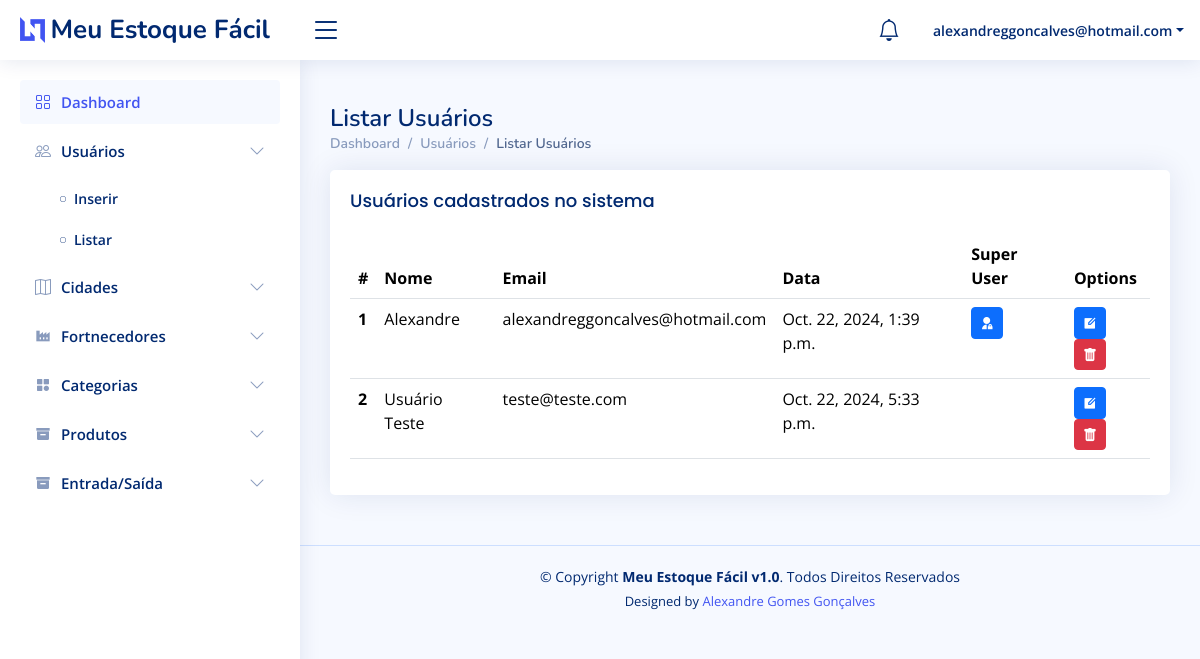
The page /usuario/listarUsuarios/ (signed in) on the database its author committed.
### authuser/models.py (models this page shows, shortened)
class User(AbstractBaseUser, PermissionsMixin):
    email = models.EmailField(blank=True, default='', unique=True)
    name  = models.CharField(max_length=255, blank=True, default='')
    is_active       = models.BooleanField(default=True)
    is_superuser    = models.BooleanField(default=True)
    is_staff        = models.BooleanField(default=True)
    date_joined = models.DateTimeField(default=timezone.now)
    last_login  = models.DateTimeField(blank=True, null=True)
    objects = CustomUserManager()
    USERNAME_FIELD  = 'email'
    EMAIL_FIELD     = 'email'
    REQUIRED_FIELDS = []
    class Meta:
        verbose_name        = 'User'
        verbose_name_plural = 'Users'

### usuario/views.py (the view)
# urls.py: path('listarUsuarios/', views.listarUsuarios, name='listarUsuarios'),
@login_required(login_url='/sistema/login/')
def listarUsuarios(request):
    User = get_user_model()
    users = User.objects.all()
    return render(request, 'listarUsuarios.html', {'users':users})

### usuario/templates/listarUsuarios.html
{% extends 'base.html' %}
{% load static %}
{% block navbar %}
    {% include 'sidebar.html' %}
{% endblock %}
{% block content %}
    {% block header %}
        {% include 'header.html' %}
    {% endblock %}
    <main id="main" class="main">
        <div class="pagetitle">
            <h1>Listar Usuários</h1>
            <nav>
                <ol class="breadcrumb">
                    <li class="breadcrumb-item"><a href="/dashboard/">Dashboard</a></li>
                    <li class="breadcrumb-item">Usuários</li>
                    <li class="breadcrumb-item active">Listar Usuários</li>
                </ol>
            </nav>
        </div>
        <section class="section">
            <div class="row">
                <div class="col-lg-12">
                    <div class="card">
                        <div class="card-body">
                            <h5 class="card-title">Usuários cadastrados no sistema</h5>
                            <table class="table table-hover">
                                <thead>
                                    <tr>
                                        <th scope="col">#</th>
                                        <th scope="col">Nome</th>
                                        <th scope="col">Email</th>
                                        <th scope="col">Data</th>
                                        <th scope="col">Super User</th>
                                        <th scope="col">Options</th>
                                    </tr>
                                </thead>
                                <tbody>
                                    {% for usuarios in users %}
                                    <tr>
                                        <th scope="row">{{usuarios.pk}}</th>
                                        <td>{{usuarios.name}}</td>
                                        <td>{{usuarios.email}}</td>
                                        <td>{{usuarios.date_joined}}</td>
                                        <td>
                                            {% if usuarios.is_superuser %}
                                                <button type="button" class="btn btn-sm btn-primary">
                                                    <i class="ri-admin-fill"></i>
                                                </button>
                                            {% endif %}
                                        </td>
                                        <td>
                                            <button type="button" class="btn btn-sm btn-primary">
                                                <i class="ri-edit-box-fill"></i>
                                            </button>
                                            <button type="button" class="btn btn-sm btn-danger">
                                                <i class="bi bi-trash-fill"></i>
                                            </button>
                                        </td>
                                    </tr>
                                    {% endfor %}
                                </tbody>
                            </table>
                        </div>
                    </div>
                </div>
            </div>
        </section>
    </main>
{% endblock %}

### sistema/templates/header.html (shortened to what this page needs)
{% load static %}
  <header id="header" class="header fixed-top d-flex align-items-center">
    <div class="d-flex align-items-center justify-content-between">
      <a href="/" class="logo d-flex align-items-center">
        <img src="{% static 'img/logo.png' %}" alt="">
        <span class="d-none d-lg-block">Meu Estoque Fácil</span>
      </a>
      <i class="bi bi-list toggle-sidebar-btn"></i>
    </div>
    <nav class="header-nav ms-auto">
      <ul class="d-flex align-items-center">
        <li class="nav-item dropdown">
          <a class="nav-link nav-icon" href="#" data-bs-toggle="dropdown">
            <i class="bi bi-bell"></i>
          </a>
        </li>
        <li class="nav-item dropdown pe-3">
          <a class="nav-link nav-profile d-flex align-items-center pe-0" href="#" data-bs-toggle="dropdown">
            <span class="d-none d-md-block dropdown-toggle ps-2">{{request.user}}</span>
          </a>
        </li>
      </ul>
    </nav>
  </header>

### assets/css/style.css (style rules this page uses)
:root { scroll-behavior: smooth; }
body { font-family: "Open Sans", sans-serif; background: #f6f9ff; color: #444444; }
a { color: #4154f1; text-decoration: none; }
h1, h2, h3, h4, h5, h6 { font-family: "Nunito", sans-serif; }
#main { margin-top: 60px; padding: 20px 30px; transition: all 0.3s; }
.pagetitle { margin-bottom: 10px; }
.pagetitle h1 { font-size: 24px; margin-bottom: 0; font-weight: 600; color: #012970; }
.card { margin-bottom: 30px; border: none; border-radius: 5px; box-shadow: 0px 0 30px rgba(1, 41, 112, 0.1); }
.card-title { padding: 20px 0 15px 0; font-size: 18px; font-weight: 500; color: #012970; font-family: "Poppins", sans-serif; }
.card-body { padding: 0 20px 20px 20px; }
.breadcrumb { font-size: 14px; font-family: "Nunito", sans-serif; color: #899bbd; font-weight: 600; }
.breadcrumb a { color: #899bbd; transition: 0.3s; }
.breadcrumb .breadcrumb-item::before { color: #899bbd; }
.breadcrumb .active { color: #51678f; font-weight: 600; }
.logo { line-height: 1; }
@media (min-width: 1200px) { .logo { width: 280px; } }
.logo img { max-height: 26px; margin-right: 6px; }
.logo span { font-size: 26px; font-weight: 700; color: #012970; font-family: "Nunito", sans-serif; }
.header { transition: all 0.5s; z-index: 997; height: 60px; box-shadow: 0px 2px 20px rgba(1, 41, 112, 0.1); background-color: #fff; padding-left: 20px; }
.header .toggle-sidebar-btn { font-size: 32px; padding-left: 10px; cursor: pointer; color: #012970; }
.header-nav ul { list-style: none; }
.header-nav>ul { margin: 0; padding: 0; }
.header-nav .nav-icon { font-size: 22px; color: #012970; margin-right: 25px; position: relative; }
.header-nav .nav-profile { color: #012970; }
.header-nav .nav-profile span { font-size: 14px; font-weight: 600; }
@media (min-width: 1200px) { #main, #footer { margin-left: 300px; } }

### rows shown on the page
User: user "alexandreggoncalves@hotmail.com", pk "1", name "Alexandre", email "alexandreggoncalves@hotmail.com", date_joined "Oct. 22, 2024, 1:39 p.m.", is_superuser True (drawn)
User: pk "2", name "Usuário Teste", email "teste@teste.com", date_joined "Oct. 22, 2024, 5:33 p.m."
